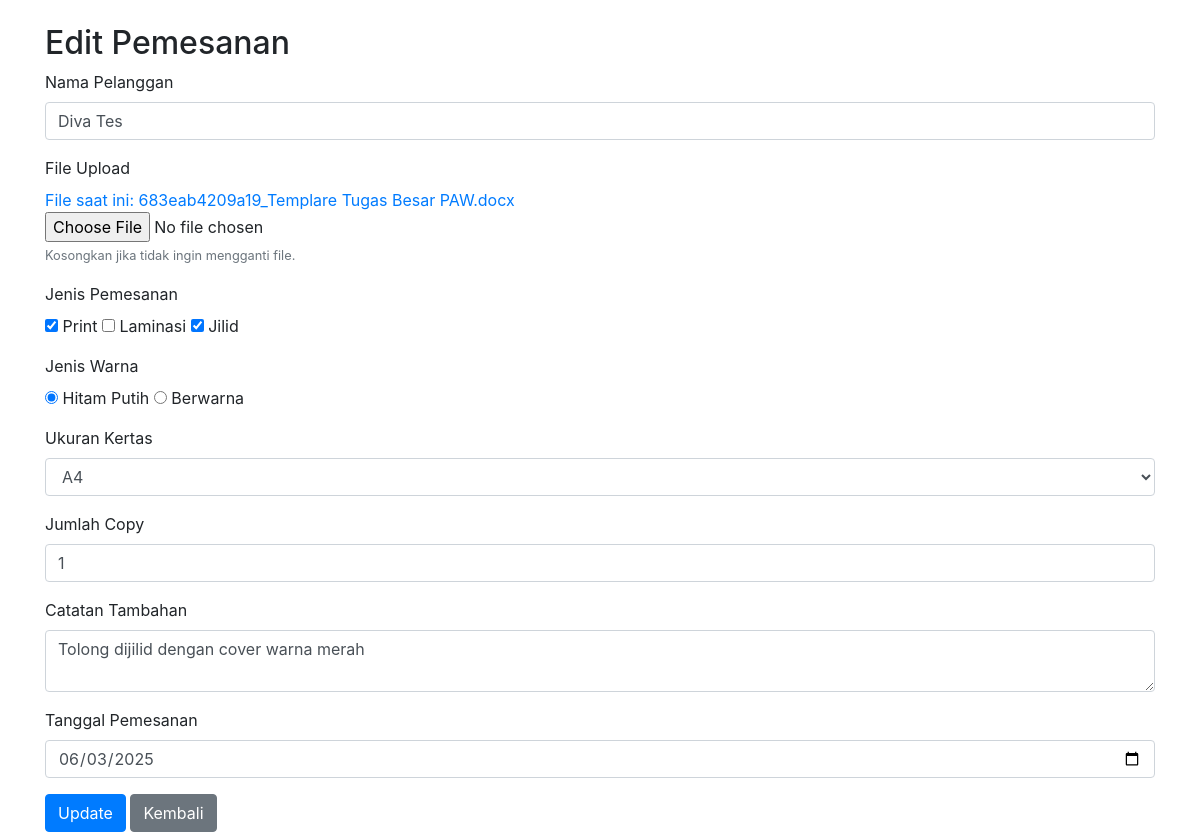
The app's page /pages/edit_pemesanan.php?id=1 with its own data.
### tables this page shows
CREATE TABLE `pemesanan` (
  `id` int NOT NULL,
  `user_id` int DEFAULT NULL,
  `nama_pelanggan` varchar(100) DEFAULT NULL,
  `file_upload` varchar(255) DEFAULT NULL,
  `jenis_pemesanan` text,
  `jenis_warna` varchar(50) DEFAULT NULL,
  `ukuran_kertas` varchar(20) DEFAULT NULL,
  `jumlah_copy` int DEFAULT NULL,
  `catatan` text,
  `tanggal_pemesanan` date DEFAULT NULL,
  `status` enum('pending','processing','completed') DEFAULT 'pending',
  `created_at` timestamp NULL DEFAULT CURRENT_TIMESTAMP,
  `total_harga` decimal(10,2) DEFAULT NULL
);

### functions/pemesanan.php (called while the page is built, shortened)
<?php
include_once __DIR__.'/../config/db.php';
function getPemesananById($id) {
    global $conn;
    $sql = "SELECT * FROM pemesanan WHERE id = ?";
    $stmt = mysqli_prepare($conn, $sql);
    mysqli_stmt_bind_param($stmt, "i", $id);
    mysqli_stmt_execute($stmt);
    $result = mysqli_stmt_get_result($stmt);
    return mysqli_fetch_assoc($result);
}
?>

### pages/edit_pemesanan.php (the view, shortened to what this page needs)
<?php
require_once '../functions/pemesanan.php';
$id = $_GET['id'] ?? null;
$pemesanan = getPemesananById($id);
?>
<!DOCTYPE html>
<html lang="id">
<head>
    <link rel="stylesheet" href="https://stackpath.bootstrapcdn.com/bootstrap/4.5.0/css/bootstrap.min.css">
</head>
<body class="container pt-4">
    <h2>Edit Pemesanan</h2>
    <form method="POST" enctype="multipart/form-data">
        <div class="form-group">
            <label>Nama Pelanggan</label>
            <input type="text" name="nama_pelanggan" class="form-control" required value="<?= htmlspecialchars($pemesanan['nama_pelanggan']) ?>">
        </div>
        <div class="form-group">
            <label>File Upload</label><br>
            <?php if ($pemesanan['file_upload']): ?>
                <a href="../uploads/<?= htmlspecialchars($pemesanan['file_upload']) ?>" target="_blank">File saat ini: <?= htmlspecialchars($pemesanan['file_upload']) ?></a><br>
            <?php endif; ?>
            <input type="file" name="file_upload" class="form-control-file">
            <small class="text-muted">Kosongkan jika tidak ingin mengganti file.</small>
        </div>
        <div class="form-group">
            <label>Jenis Pemesanan</label><br>
            <?php
            $jenis_selected = explode(',', $pemesanan['jenis_pemesanan']);
            ?>
            <input type="checkbox" name="jenis_pemesanan[]" value="Print" <?= in_array('Print', $jenis_selected) ? 'checked' : '' ?>> Print
            <input type="checkbox" name="jenis_pemesanan[]" value="Laminasi" <?= in_array('Laminasi', $jenis_selected) ? 'checked' : '' ?>> Laminasi
            <input type="checkbox" name="jenis_pemesanan[]" value="Jilid" <?= in_array('Jilid', $jenis_selected) ? 'checked' : '' ?>> Jilid
        </div>
        <div class="form-group">
            <label>Jenis Warna</label><br>
            <input type="radio" name="jenis_warna" value="Hitam Putih" <?= $pemesanan['jenis_warna']=='Hitam Putih'?'checked':'' ?>> Hitam Putih
            <input type="radio" name="jenis_warna" value="Berwarna" <?= $pemesanan['jenis_warna']=='Berwarna'?'checked':'' ?>> Berwarna
        </div>
        <div class="form-group">
            <label>Ukuran Kertas</label>
            <select name="ukuran_kertas" class="form-control" required>
                <option value="A4" <?= $pemesanan['ukuran_kertas']=='A4'?'selected':'' ?>>A4</option>
            </select>
        </div>
        <div class="form-group">
            <label>Jumlah Copy</label>
            <input type="number" name="jumlah_copy" class="form-control" required min="1" value="<?= (int)$pemesanan['jumlah_copy'] ?>">
        </div>
        <div class="form-group">
            <label>Catatan Tambahan</label>
            <textarea name="catatan" class="form-control"><?= htmlspecialchars($pemesanan['catatan']) ?></textarea>
        </div>
        <div class="form-group">
            <label>Tanggal Pemesanan</label>
            <input type="date" name="tanggal_pemesanan" class="form-control" required value="<?= htmlspecialchars($pemesanan['tanggal_pemesanan']) ?>">
        </div>
        <button type="submit" class="btn btn-primary">Update</button>
        <a href="list_pemesanan.php" class="btn btn-secondary">Kembali</a>
    </form>
</body>
</html>

### records on screen
pemesanan: nama_pelanggan "Diva Tes", file_upload "683eab4209a19_Templare Tugas Besar PAW.docx", jenis_pemesanan "☑", jenis_warna "☑", ukuran_kertas "A4", jumlah_copy "1", catatan "Tolong dijilid dengan cover warna merah", tanggal_pemesanan "06/03/2025"
